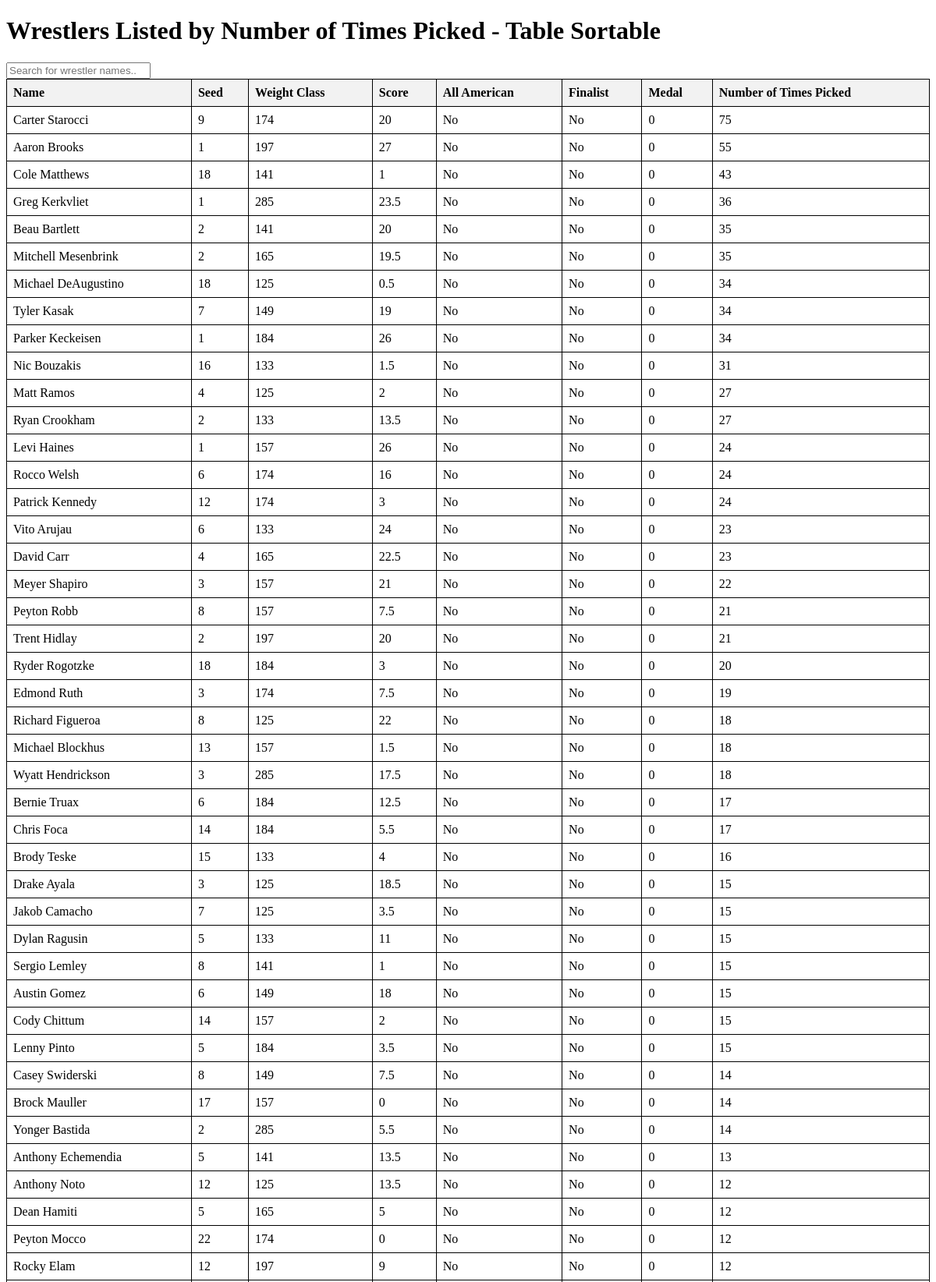
The app's page /wrestlers_by_picks (upper part) with its own data.
### tables this page shows
CREATE TABLE wrestlers (
            id INTEGER PRIMARY KEY AUTOINCREMENT,
            name TEXT NOT NULL,
            seed INTEGER,
            weight_class TEXT,
            score INTEGER NOT NULL DEFAULT 0,
            all_american BOOLEAN NOT NULL DEFAULT 0,
            medal INTEGER NOT NULL DEFAULT 0,
            finalist BOOLEAN NOT NULL DEFAULT 0,
            number_of_times_picked INTEGER NOT NULL DEFAULT 0
        );

### src/app.py (the view)
@app.route('/wrestlers_by_picks')
def wrestlers_by_picks():
    conn = create_connection('wrestling.db')
    cur = conn.cursor()
    cur.execute("SELECT * FROM wrestlers WHERE number_of_times_picked > 0 ORDER BY number_of_times_picked DESC")
    wrestlers = cur.fetchall()
    conn.close()
    return render_template('wrestlers_by_picks.html', wrestlers=wrestlers)

### src/app.py (called while the page is built)
def create_connection(db_file):
    conn = None
    try:
        conn = sqlite3.connect(db_file)
    except sqlite3.Error as e:
        print(e)
    return conn

### src/templates/wrestlers_by_picks.html (shortened to what this page needs)
<!DOCTYPE html>
<html lang="en">
<head>
</head>
<body>
    <h1>Wrestlers Listed by Number of Times Picked - Table Sortable</h1>
    <input type="text" id="searchInput" onkeyup="filterWrestlers()" placeholder="Search for wrestler names..">
    <table border="1" id="wrestlersTable">
        <thead>
            <tr>
                <th onclick="sortTable(0)">Name</th>
                <th onclick="sortTable(1)">Seed</th>
                <th onclick="sortTable(2)">Weight Class</th>
                <th onclick="sortTable(3)">Score</th>
                <th onclick="sortTable(4)">All American</th>
                <th onclick="sortTable(5)">Finalist</th>
                <th onclick="sortTable(6)">Medal</th>
                <th onclick="sortTable(7)">Number of Times Picked</th>
            </tr>
        </thead>
        <tbody>
            {% for wrestler in wrestlers %}
            <tr>
                <td>{{ wrestler[1] }}</td>
                <td>{{ wrestler[2] }}</td>
                <td>{{ wrestler[3] }}</td>
                <td>{{ wrestler[4] }}</td>
                <td>{{ 'Yes' if wrestler[5] else 'No' }}</td>
                <td>{{ 'Yes' if wrestler[7] else 'No' }}</td>
                <td>{{ wrestler[6] }}</td>
                <td>{{ wrestler[8] }}</td>
            </tr>
            {% endfor %}
        </tbody>
    </table>
</body>
</html>

### src/templates/wrestlers_by_picks.html (style rules this page uses)
table { width: 100%; border-collapse: collapse; }
th, td { border: 1px solid black; padding: 8px; text-align: left; }
th { background-color: #f2f2f2; cursor: pointer; }

### records on screen
wrestlers: name "Carter Starocci", seed "9", weight_class "174", score "20", all_american "No", finalist "No", medal "0", number_of_times_picked "75"
wrestlers: name "Aaron Brooks", seed "1", weight_class "197", score "27", all_american "No", finalist "No", medal "0", number_of_times_picked "55"
wrestlers: name "Cole Matthews", seed "18", weight_class "141", score "1", all_american "No", finalist "No", medal "0", number_of_times_picked "43"
wrestlers: name "Greg Kerkvliet", seed "1", weight_class "285", score "23.5", all_american "No", finalist "No", medal "0", number_of_times_picked "36"
wrestlers: name "Beau Bartlett", seed "2", weight_class "141", score "20", all_american "No", finalist "No", medal "0", number_of_times_picked "35"
wrestlers: name "Mitchell Mesenbrink", seed "2", weight_class "165", score "19.5", all_american "No", finalist "No", medal "0", number_of_times_picked "35"
wrestlers: name "Michael DeAugustino", seed "18", weight_class "125", score "0.5", all_american "No", finalist "No", medal "0", number_of_times_picked "34"
wrestlers: name "Tyler Kasak", seed "7", weight_class "149", score "19", all_american "No", finalist "No", medal "0", number_of_times_picked "34"
wrestlers: name "Parker Keckeisen", seed "1", weight_class "184", score "26", all_american "No", finalist "No", medal "0", number_of_times_picked "34"
wrestlers: name "Nic Bouzakis", seed "16", weight_class "133", score "1.5", all_american "No", finalist "No", medal "0", number_of_times_picked "31"
wrestlers: name "Matt Ramos", seed "4", weight_class "125", score "2", all_american "No", finalist "No", medal "0", number_of_times_picked "27"
wrestlers: name "Ryan Crookham", seed "2", weight_class "133", score "13.5", all_american "No", finalist "No", medal "0", number_of_times_picked "27"
wrestlers: name "Levi Haines", seed "1", weight_class "157", score "26", all_american "No", finalist "No", medal "0", number_of_times_picked "24"
wrestlers: name "Rocco Welsh", seed "6", weight_class "174", score "16", all_american "No", finalist "No", medal "0", number_of_times_picked "24"
wrestlers: name "Patrick Kennedy", seed "12", weight_class "174", score "3", all_american "No", finalist "No", medal "0", number_of_times_picked "24"
wrestlers: name "Vito Arujau", seed "6", weight_class "133", score "24", all_american "No", finalist "No", medal "0", number_of_times_picked "23"
wrestlers: name "David Carr", seed "4", weight_class "165", score "22.5", all_american "No", finalist "No", medal "0", number_of_times_picked "23"
wrestlers: name "Meyer Shapiro", seed "3", weight_class "157", score "21", all_american "No", finalist "No", medal "0", number_of_times_picked "22"
wrestlers: name "Peyton Robb", seed "8", weight_class "157", score "7.5", all_american "No", finalist "No", medal "0", number_of_times_picked "21"
wrestlers: name "Trent Hidlay", seed "2", weight_class "197", score "20", all_american "No", finalist "No", medal "0", number_of_times_picked "21"
wrestlers: name "Ryder Rogotzke", seed "18", weight_class "184", score "3", all_american "No", finalist "No", medal "0", number_of_times_picked "20"
wrestlers: name "Edmond Ruth", seed "3", weight_class "174", score "7.5", all_american "No", finalist "No", medal "0", number_of_times_picked "19"
wrestlers: name "Richard Figueroa", seed "8", weight_class "125", score "22", all_american "No", finalist "No", medal "0", number_of_times_picked "18"
wrestlers: name "Michael Blockhus", seed "13", weight_class "157", score "1.5", all_american "No", finalist "No", medal "0", number_of_times_picked "18"
wrestlers: name "Wyatt Hendrickson", seed "3", weight_class "285", score "17.5", all_american "No", finalist "No", medal "0", number_of_times_picked "18"
wrestlers: name "Bernie Truax", seed "6", weight_class "184", score "12.5", all_american "No", finalist "No", medal "0", number_of_times_picked "17"
wrestlers: name "Chris Foca", seed "14", weight_class "184", score "5.5", all_american "No", finalist "No", medal "0", number_of_times_picked "17"
wrestlers: name "Brody Teske", seed "15", weight_class "133", score "4", all_american "No", finalist "No", medal "0", number_of_times_picked "16"
wrestlers: name "Drake Ayala", seed "3", weight_class "125", score "18.5", all_american "No", finalist "No", medal "0", number_of_times_picked "15"
wrestlers: name "Jakob Camacho", seed "7", weight_class "125", score "3.5", all_american "No", finalist "No", medal "0", number_of_times_picked "15"
wrestlers: name "Dylan Ragusin", seed "5", weight_class "133", score "11", all_american "No", finalist "No", medal "0", number_of_times_picked "15"
wrestlers: name "Sergio Lemley", seed "8", weight_class "141", score "1", all_american "No", finalist "No", medal "0", number_of_times_picked "15"
wrestlers: name "Austin Gomez", seed "6", weight_class "149", score "18", all_american "No", finalist "No", medal "0", number_of_times_picked "15"
wrestlers: name "Cody Chittum", seed "14", weight_class "157", score "2", all_american "No", finalist "No", medal "0", number_of_times_picked "15"
wrestlers: name "Lenny Pinto", seed "5", weight_class "184", score "3.5", all_american "No", finalist "No", medal "0", number_of_times_picked "15"
wrestlers: name "Casey Swiderski", seed "8", weight_class "149", score "7.5", all_american "No", finalist "No", medal "0", number_of_times_picked "14"
wrestlers: name "Brock Mauller", seed "17", weight_class "157", score "0", all_american "No", finalist "No", medal "0", number_of_times_picked "14"
wrestlers: name "Yonger Bastida", seed "2", weight_class "285", score "5.5", all_american "No", finalist "No", medal "0", number_of_times_picked "14"
wrestlers: name "Anthony Echemendia", seed "5", weight_class "141", score "13.5", all_american "No", finalist "No", medal "0", number_of_times_picked "13"
wrestlers: name "Anthony Noto", seed "12", weight_class "125", score "13.5", all_american "No", finalist "No", medal "0", number_of_times_picked "12"
wrestlers: name "Dean Hamiti", seed "5", weight_class "165", score "5", all_american "No", finalist "No", medal "0", number_of_times_picked "12"
wrestlers: name "Peyton Mocco", seed "22", weight_class "174", score "0", all_american "No", finalist "No", medal "0", number_of_times_picked "12"
wrestlers: name "Rocky Elam", seed "12", weight_class "197", score "9", all_american "No", finalist "No", medal "0", number_of_times_picked "12"
